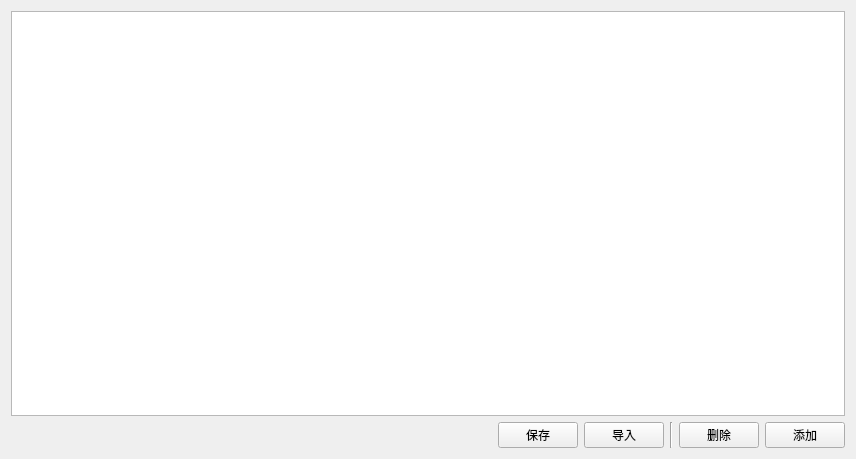
<?xml version="1.0" encoding="UTF-8"?>
<ui version="4.0">
 <class>SAKTimingSendingSettingsWidget</class>
 <widget class="QWidget" name="SAKTimingSendingSettingsWidget">
  <property name="geometry">
   <rect>
    <x>0</x>
    <y>0</y>
    <width>856</width>
    <height>459</height>
   </rect>
  </property>
  <property name="windowTitle">
   <string>定时发送</string>
  </property>
  <layout class="QGridLayout" name="gridLayout">
   <item row="0" column="0" colspan="6">
    <widget class="QListWidget" name="itemListWidget"/>
   </item>
   <item row="1" column="1">
    <widget class="QPushButton" name="savePushButton">
     <property name="text">
      <string>保存</string>
     </property>
    </widget>
   </item>
   <item row="1" column="0">
    <spacer name="horizontalSpacer">
     <property name="orientation">
      <enum>Qt::Horizontal</enum>
     </property>
     <property name="sizeHint" stdset="0">
      <size>
       <width>40</width>
       <height>20</height>
      </size>
     </property>
    </spacer>
   </item>
   <item row="1" column="4">
    <widget class="QPushButton" name="deletePushButton">
     <property name="text">
      <string>删除</string>
     </property>
    </widget>
   </item>
   <item row="1" column="2">
    <widget class="QPushButton" name="importPushButton">
     <property name="text">
      <string>导入</string>
     </property>
    </widget>
   </item>
   <item row="1" column="5">
    <widget class="QPushButton" name="addPushButton">
     <property name="text">
      <string>添加</string>
     </property>
    </widget>
   </item>
   <item row="1" column="3">
    <widget class="Line" name="line">
     <property name="orientation">
      <enum>Qt::Vertical</enum>
     </property>
    </widget>
   </item>
  </layout>
 </widget>
 <resources/>
 <connections/>
</ui>
